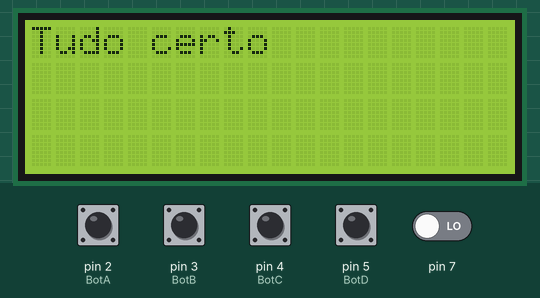
Bench run of a sketch on a simulated Arduino Uno, built with avr-gcc and run on an emulated ATmega328P. Shown: 20×4 character LCD. Inputs (shaded band) come from the test bench; at power-on: pin 2 (BotA), pin 3 (BotB), pin 4 (BotC), pin 5 (BotD) HIGH, pin 7 LOW. Random numbers use the default seed unless the sketch sets one; what the sketch prints to the serial monitor is not drawn.

Above: at 3.2 s.
3.3 s: pin 3 (BotB) pulled LOW for 1 s
At 5.7 s:
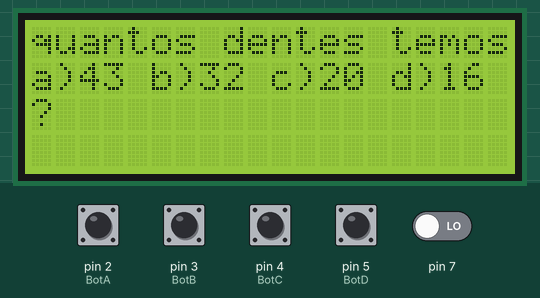
6.2 s: pin 2 (BotA) pulled LOW for 1 s
At 8.0 s:
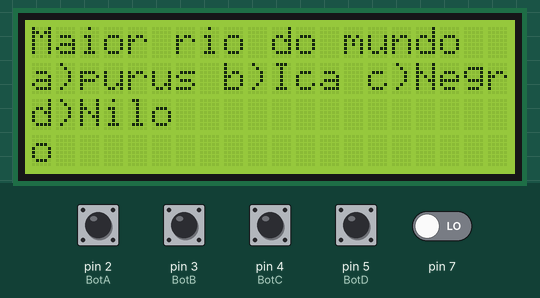
8.8 s: pin 4 (BotC) pulled LOW for 0.15 s
At 10.5 s:
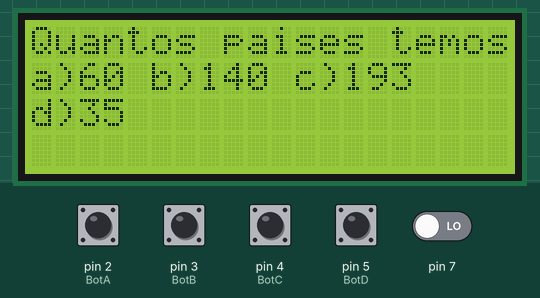
10.8 s: pin 5 (BotD) pulled LOW for 0.15 s
At 12.5 s:
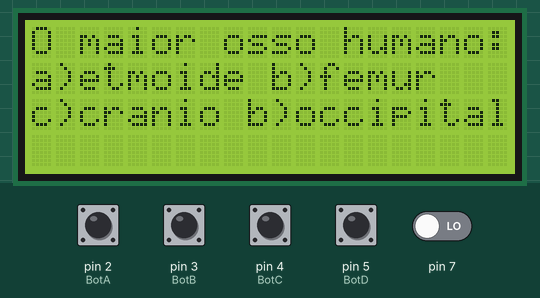
12.8 s: pin 3 (BotB) pulled LOW for 0.15 s
At 14.5 s:
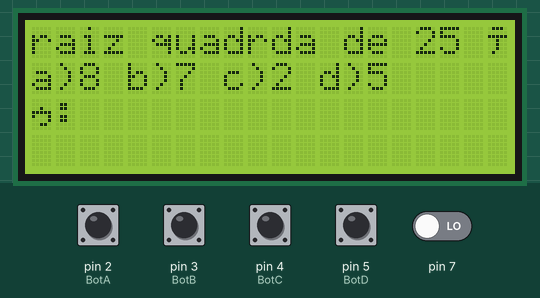
14.8 s: pin 2 (BotA) pulled LOW for 0.15 s
At 15.8 s:
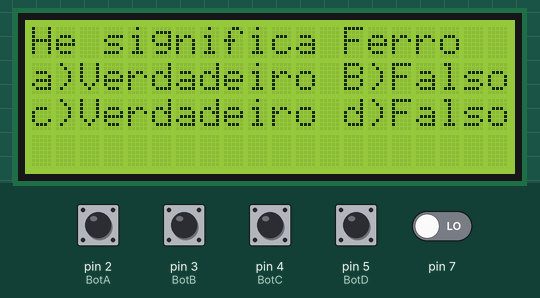
Timing chart, 0 to 17.8 s (numbered marks = the images above; inputs shaded):
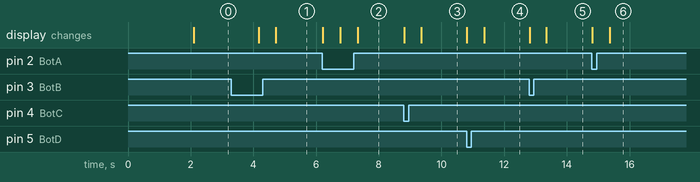

The sketch:

codigo.ino
```cpp
int pontos = 0;
int nQuestao = 10;
int array[10];

#include <Wire.h>
#include <LiquidCrystal_I2C.h>

#define BotA 2
#define BotB 3
#define BotC 4
#define BotD 5

// Alterar o endereço conforme modulo I2C
LiquidCrystal_I2C lcd(0x27,2,1,0,4,5,6,7,3,POSITIVE);

void setup(){
  Serial.begin(9600);
  pinMode(BotA, INPUT_PULLUP);
  pinMode(BotB, INPUT_PULLUP);
  pinMode(BotC, INPUT_PULLUP);
  pinMode(BotD, INPUT_PULLUP);

  lcd.begin(20, 4);
  lcd.clear();
  lcd.setCursor(0,0);
  lcd.print("Seja Bem Vindo!");
  Serial.begin(9600);
  delay(2000);
  lcd.clear();
  geraSequencia();
}


void loop(){

  Serial.println(digitalRead(7));

  lcd.clear();
  lcd.setCursor(0, 0);
  lcd.print("Tudo certo");
  delay(2000);
  lcd.clear();

  pontos = 0;
  for (int i = 0; i < nQuestao; i++){
    SelecionaQuestao(array[i]);
    Serial.println(pontos);
  }
  lcd.clear();
  lcd.setCursor(0,0);
  lcd.print("Pontuacao final: ");
  lcd.setCursor(0,1);
  lcd.print(pontos);
  delay(2000);
}


void SelecionaQuestao(int nQuestao){
  switch(nQuestao){
    case 0:
        lcd.clear();
        lcd.setCursor(0,0);
        lcd.print("raiz quadrda de 25 é:");

      lcd.setCursor(0,1);
      lcd.print("a)8 b)7 c)2 d)5");
        if(AnalisaBotao()=='D'){
          lcd.clear();
          lcd.setCursor(0,1);
          lcd.print("Correto!");
          delay(500);
          pontos =  pontos + 10;
        }else{
            lcd.clear();
          lcd.setCursor(0,1);
          lcd.print("Errado!");

            delay(500);
        }

    break;
    case 1:
        lcd.clear();
        lcd.setCursor(0,0);
        lcd.print("quantos dentes temos?");

    lcd.setCursor(0,1);
      lcd.print("a)43 b)32 c)20 d)16");
        if(AnalisaBotao()=='B'){
          lcd.clear();
          lcd.setCursor(0,1);
          lcd.print("Correto!");
          delay (500);
          pontos =  pontos + 10;
        }else{
          lcd.clear();
          lcd.setCursor(0,1);
          lcd.print("Errado!");

           delay(500);
        }
    break;
    case 2:
        lcd.clear();
        lcd.setCursor(0,0);
        lcd.print("O retrovisor seria");
        lcd.setCursor(0,1);
      lcd.print("a)reto b)concavo c)convexo");
       lcd.setCursor(0,2);
        lcd.print("d)nenhuma dessas");
    if(AnalisaBotao()=='C'){
          lcd.clear();
         lcd.setCursor(0,1);
          lcd.print("Correto!");
          lcd.setCursor(0,1);
          delay (500);
          pontos =  pontos + 10;


    }else{
          lcd.clear();
          lcd.setCursor(0,1);
          lcd.print("Errado!");

            delay(500);
        }
    break;
    case 3:
        lcd.clear();
        lcd.setCursor(0,0);
        lcd.print("O maior osso humano:");
        lcd.setCursor(0,1);
        lcd.print("a)etmoide b)femur");
        lcd.setCursor(0,2);
        lcd.print("c)cranio b)occipital");
        if(AnalisaBotao()=='B'){
         lcd.clear();
         lcd.setCursor(0,1);
          lcd.print("Correto!");
          delay (500);
          pontos =  pontos + 10;
        }else{
          lcd.clear();
          lcd.setCursor(0,1);
          lcd.print("Errado!");

           delay(500);
        }
    break;
    case 4:
        lcd.clear();
        lcd.setCursor(0,0);
        lcd.print("He significa Ferro");
        lcd.setCursor(0,1);
        lcd.print("a)Verdadeiro B)Falso");
        lcd.setCursor(0,2);
        lcd.print("c)Verdadeiro d)Falso");
        if(AnalisaBotao()=='D' || AnalisaBotao()=='B'){
           lcd.clear();
          lcd.setCursor(0,1);
          lcd.print("Correto!");
          delay (500);
          pontos =  pontos + 10;
        }else{
           lcd.clear();
          lcd.setCursor(0,1);
          lcd.print("Errado!");

             delay(500);
        }
    break;
    case 5:
        lcd.clear();
        lcd.setCursor(0,0);
        lcd.print("Karl Max era:");
        lcd.setCursor(0,1);
        lcd.print("a)Socialista b)neutro");
        lcd.setCursor(0,2);
        lcd.print("c)Direita d)esquerda");
        if(AnalisaBotao()=='A'){
           lcd.clear();
          lcd.setCursor(0,1);
          lcd.print("Correto!");
          delay(500);
          pontos =  pontos + 10;
        }else{
          lcd.clear();
          lcd.setCursor(0,1);
          lcd.print("Errado!");

             delay(500);
        }
    break;
    case 6:
        lcd.clear();
        lcd.setCursor(0,0);
        lcd.print("Maior rio do mundo");
        lcd.setCursor(0,1);
        lcd.print("a)purus b)Ica c)Negro");
        lcd.setCursor(0,2);
         lcd.print("d)Nilo");
        if(AnalisaBotao()=='C'){
           lcd.clear();
          lcd.setCursor(0,1);
          lcd.print("Correto!");
          delay (500);
          lcd.clear();
          pontos =  pontos + 10;
        }else{
           lcd.clear();
          lcd.setCursor(0,1);
          lcd.print("Errado!");

           delay(500);
        }
    break;
    case 7:
        lcd.clear();
        lcd.setCursor(0,0);
        lcd.print("Quantos paises temos");
        lcd.setCursor(0,1);
        lcd.print("a)60 b)140 c)193");
        lcd.setCursor(0,2);
        lcd.print("d)35");
        if(AnalisaBotao()=='C'){
           lcd.clear();
          lcd.setCursor(0,1);
          lcd.print("Correto!");
          delay (500);
          lcd.clear();
          pontos =  pontos + 10;
        }else{
          lcd.clear();
          lcd.setCursor(0,1);
          lcd.print("Errado!");

             delay(500);
        }
    break;
    case 8:
        lcd.clear();
        lcd.setCursor(0,0);
        lcd.print("Var significa:");
         lcd.setCursor(0,1);
        lcd.print("a)Variavel b)void");
         lcd.setCursor(0,2);
         lcd.print("c)Viril d)Vixi");
        if(AnalisaBotao()=='A'){
          lcd.clear();
          lcd.setCursor(0,1);
          lcd.print("Correto!");
          delay (500);
          pontos =  pontos + 10;
        }else{
            lcd.clear();
          lcd.setCursor(0,1);
          lcd.print("Errado!");
             delay(500);

        }
    break;
    case 9:
        lcd.clear();
        lcd.setCursor(0,0);
        lcd.print("onde surgiu o covid");
        lcd.setCursor(0,1);
        lcd.print("a)Japao b)Coreia Nor");
        lcd.setCursor(0,2);
        lcd.print("c)Coreia Sul d)China");
        if(AnalisaBotao()=='B'){
          lcd.clear();
          lcd.setCursor(0,1);
          lcd.print("Correto!");
          delay (500);
          pontos =  pontos + 10;
        }else{
           lcd.clear();
          lcd.setCursor(0,1);
          lcd.print("Errado!");
         delay(500);

        }
    break;

  }
}

char AnalisaBotao(){
  bool BotaoPressionado = true;
  while(BotaoPressionado){

    if(!digitalRead(BotA)){
      BotaoPressionado = false;
      return 'A';
    }else if(!digitalRead(BotB)){
      BotaoPressionado = false;
      return 'B';
    }else if(!digitalRead(BotC)){
      BotaoPressionado = false;
      return 'C';
    }else if(!digitalRead(BotD)){
      BotaoPressionado = false;
      return 'D';
    }
  }
}

void geraSequencia(){
  randomSeed(random(0, 1000));
  for (int i = 0; i < nQuestao; i++){
    array[i] = i;
  }
  for (int i = 0; i < nQuestao; i++) {
    int temp = array[i];
    int novoIndice = random(nQuestao);
    array[i] = array[novoIndice];
    array[novoIndice] = temp;
  }
}
```

Measured:
- after the input at 6.2 s, the display: first changes at once (image 2 shows a later state)
- after the input at 8.8 s, the display: first changes at once (image 3 shows a later state)
- after the input at 10.8 s, the display: first changes at once (image 4 shows a later state)
- after the input at 12.8 s, the display: first changes at once (image 5 shows a later state)
- after the input at 14.8 s, the display: first changes at once (image 6 shows a later state)
